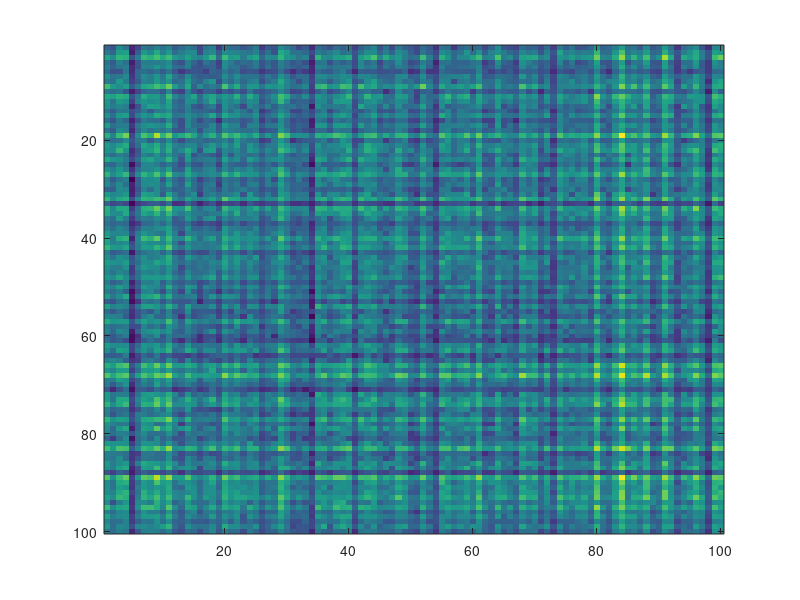

Write MATLAB code to recreate this figure. (Note: this script raises an error after producing the figure.)
% 宿題（ステップ1）
% Eu-NMFのコスト関数（フロベニウスノルムの二乗値）を
% 反復ごとに計算して「横軸反復回数vs縦軸コスト関数値」
% のグラフを描いてみてください


clear; close all; clc;

% 行列のサイズ
I = 100; % Xの行数
J = 100; % Xの列数
K = 10; % 基底数

% パラメータ
nItr = 1000; % 更新式の反復回数

% 非負観測行列の生成
trueW = rand(I, K); % 非負乱数（開区間(0, 1)）
trueH = rand(K, J); % 非負乱数（開区間(0, 1)）
X = trueW * trueH; % ランクKの非負観測行列

% Xの表示
figure; imagesc(X);

% NMF変数の乱数初期化
W = rand(I, K);
H = rand(K, J);

% コスト関数値格納行列定義
cost = zeros(nItr + 1,1);

% コスト関数値の初期値格納(フロベニウスノルムの二乗値計算)
err = X - W*H;
traceErr = sum(err.*err, 'all');
cost(1) = sqrt(traceErr);

% Eu-NMFの更新式
for iItr = 1:nItr
    W = W .* ( (X*H.') ./ (W*(H*H.')) );
    H = H .* ( (W.'*X) ./ ((W.'*W)*H) );

    % フロベニウスノルムの二乗値計算
    err = X - W*H;
    traceErr = sum(err.*err, 'all');
    cost(iItr+1) = sqrt(traceErr);
end

% 近似された観測行列の表示
Xhat = W*H;
figure; imagesc(Xhat);

% コスト関数値のグラフ描画(線形)
figure; plot(cost);
xlabel("反復回数", "FontSize", 14);
ylabel("コスト関数値(線形軸)", "FontSize", 14);

% コスト関数値のグラフ描画(対数軸)
figure; semilogy(cost);
xlabel("反復回数", "FontSize", 14);
ylabel("コスト関数値(対数軸)", "FontSize", 14);